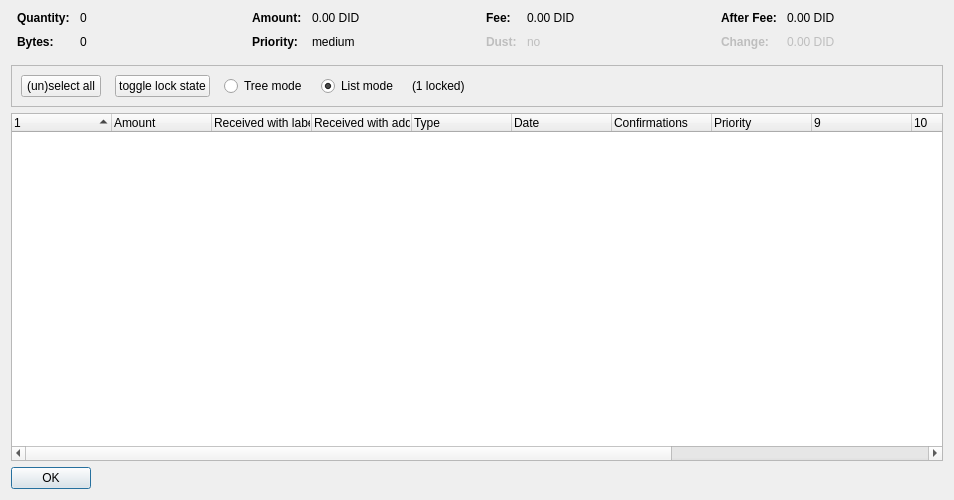
<?xml version="1.0" encoding="UTF-8"?>
<ui version="4.0">
 <class>CoinControlDialog</class>
 <widget class="QDialog" name="CoinControlDialog">
  <property name="geometry">
   <rect>
    <x>0</x>
    <y>0</y>
    <width>954</width>
    <height>500</height>
   </rect>
  </property>
  <property name="windowTitle">
   <string>Coin Selection</string>
  </property>
  <layout class="QVBoxLayout" name="verticalLayout">
   <item>
    <layout class="QHBoxLayout" name="horizontalLayoutTop" stretch="0,0,0,0">
     <property name="topMargin">
      <number>0</number>
     </property>
     <property name="bottomMargin">
      <number>10</number>
     </property>
     <item>
      <layout class="QFormLayout" name="formLayoutCoinControl1">
       <property name="horizontalSpacing">
        <number>10</number>
       </property>
       <property name="verticalSpacing">
        <number>10</number>
       </property>
       <property name="leftMargin">
        <number>6</number>
       </property>
       <property name="rightMargin">
        <number>6</number>
       </property>
       <item row="0" column="0">
        <widget class="QLabel" name="labelCoinControlQuantityText">
         <property name="font">
          <font>
           <weight>75</weight>
           <bold>true</bold>
          </font>
         </property>
         <property name="text">
          <string>Quantity:</string>
         </property>
        </widget>
       </item>
       <item row="0" column="1">
        <widget class="QLabel" name="labelCoinControlQuantity">
         <property name="cursor">
          <cursorShape>IBeamCursor</cursorShape>
         </property>
         <property name="contextMenuPolicy">
          <enum>Qt::ActionsContextMenu</enum>
         </property>
         <property name="text">
          <string notr="true">0</string>
         </property>
         <property name="textInteractionFlags">
          <set>Qt::LinksAccessibleByMouse|Qt::TextSelectableByKeyboard|Qt::TextSelectableByMouse</set>
         </property>
        </widget>
       </item>
       <item row="1" column="0">
        <widget class="QLabel" name="labelCoinControlBytesText">
         <property name="font">
          <font>
           <weight>75</weight>
           <bold>true</bold>
          </font>
         </property>
         <property name="text">
          <string>Bytes:</string>
         </property>
        </widget>
       </item>
       <item row="1" column="1">
        <widget class="QLabel" name="labelCoinControlBytes">
         <property name="cursor">
          <cursorShape>IBeamCursor</cursorShape>
         </property>
         <property name="contextMenuPolicy">
          <enum>Qt::ActionsContextMenu</enum>
         </property>
         <property name="text">
          <string notr="true">0</string>
         </property>
         <property name="textInteractionFlags">
          <set>Qt::LinksAccessibleByMouse|Qt::TextSelectableByKeyboard|Qt::TextSelectableByMouse</set>
         </property>
        </widget>
       </item>
      </layout>
     </item>
     <item>
      <layout class="QFormLayout" name="formLayoutCoinControl2">
       <property name="horizontalSpacing">
        <number>10</number>
       </property>
       <property name="verticalSpacing">
        <number>10</number>
       </property>
       <property name="leftMargin">
        <number>6</number>
       </property>
       <property name="rightMargin">
        <number>6</number>
       </property>
       <item row="0" column="0">
        <widget class="QLabel" name="labelCoinControlAmountText">
         <property name="font">
          <font>
           <weight>75</weight>
           <bold>true</bold>
          </font>
         </property>
         <property name="text">
          <string>Amount:</string>
         </property>
        </widget>
       </item>
       <item row="0" column="1">
        <widget class="QLabel" name="labelCoinControlAmount">
         <property name="cursor">
          <cursorShape>IBeamCursor</cursorShape>
         </property>
         <property name="contextMenuPolicy">
          <enum>Qt::ActionsContextMenu</enum>
         </property>
         <property name="text">
          <string notr="true">0.00 DID</string>
         </property>
         <property name="textInteractionFlags">
          <set>Qt::LinksAccessibleByMouse|Qt::TextSelectableByKeyboard|Qt::TextSelectableByMouse</set>
         </property>
        </widget>
       </item>
       <item row="1" column="0">
        <widget class="QLabel" name="labelCoinControlPriorityText">
         <property name="font">
          <font>
           <weight>75</weight>
           <bold>true</bold>
          </font>
         </property>
         <property name="text">
          <string>Priority:</string>
         </property>
        </widget>
       </item>
       <item row="1" column="1">
        <widget class="QLabel" name="labelCoinControlPriority">
         <property name="cursor">
          <cursorShape>IBeamCursor</cursorShape>
         </property>
         <property name="contextMenuPolicy">
          <enum>Qt::ActionsContextMenu</enum>
         </property>
         <property name="text">
          <string>medium</string>
         </property>
         <property name="textInteractionFlags">
          <set>Qt::LinksAccessibleByMouse|Qt::TextSelectableByKeyboard|Qt::TextSelectableByMouse</set>
         </property>
        </widget>
       </item>
      </layout>
     </item>
     <item>
      <layout class="QFormLayout" name="formLayoutCoinControl3">
       <property name="horizontalSpacing">
        <number>10</number>
       </property>
       <property name="verticalSpacing">
        <number>10</number>
       </property>
       <property name="leftMargin">
        <number>6</number>
       </property>
       <property name="rightMargin">
        <number>6</number>
       </property>
       <item row="0" column="0">
        <widget class="QLabel" name="labelCoinControlFeeText">
         <property name="font">
          <font>
           <weight>75</weight>
           <bold>true</bold>
          </font>
         </property>
         <property name="text">
          <string>Fee:</string>
         </property>
        </widget>
       </item>
       <item row="0" column="1">
        <widget class="QLabel" name="labelCoinControlFee">
         <property name="cursor">
          <cursorShape>IBeamCursor</cursorShape>
         </property>
         <property name="contextMenuPolicy">
          <enum>Qt::ActionsContextMenu</enum>
         </property>
         <property name="text">
          <string notr="true">0.00 DID</string>
         </property>
         <property name="textInteractionFlags">
          <set>Qt::LinksAccessibleByMouse|Qt::TextSelectableByKeyboard|Qt::TextSelectableByMouse</set>
         </property>
        </widget>
       </item>
       <item row="1" column="0">
        <widget class="QLabel" name="labelCoinControlLowOutputText">
         <property name="enabled">
          <bool>false</bool>
         </property>
         <property name="font">
          <font>
           <weight>75</weight>
           <bold>true</bold>
          </font>
         </property>
         <property name="text">
          <string>Dust:</string>
         </property>
        </widget>
       </item>
       <item row="1" column="1">
        <widget class="QLabel" name="labelCoinControlLowOutput">
         <property name="enabled">
          <bool>false</bool>
         </property>
         <property name="cursor">
          <cursorShape>IBeamCursor</cursorShape>
         </property>
         <property name="contextMenuPolicy">
          <enum>Qt::ActionsContextMenu</enum>
         </property>
         <property name="text">
          <string>no</string>
         </property>
         <property name="textInteractionFlags">
          <set>Qt::LinksAccessibleByMouse|Qt::TextSelectableByKeyboard|Qt::TextSelectableByMouse</set>
         </property>
        </widget>
       </item>
      </layout>
     </item>
     <item>
      <layout class="QFormLayout" name="formLayoutCoinControl4">
       <property name="horizontalSpacing">
        <number>10</number>
       </property>
       <property name="verticalSpacing">
        <number>10</number>
       </property>
       <property name="leftMargin">
        <number>6</number>
       </property>
       <property name="rightMargin">
        <number>6</number>
       </property>
       <item row="0" column="0">
        <widget class="QLabel" name="labelCoinControlAfterFeeText">
         <property name="font">
          <font>
           <weight>75</weight>
           <bold>true</bold>
          </font>
         </property>
         <property name="text">
          <string>After Fee:</string>
         </property>
        </widget>
       </item>
       <item row="0" column="1">
        <widget class="QLabel" name="labelCoinControlAfterFee">
         <property name="cursor">
          <cursorShape>IBeamCursor</cursorShape>
         </property>
         <property name="contextMenuPolicy">
          <enum>Qt::ActionsContextMenu</enum>
         </property>
         <property name="text">
          <string notr="true">0.00 DID</string>
         </property>
         <property name="textInteractionFlags">
          <set>Qt::LinksAccessibleByMouse|Qt::TextSelectableByKeyboard|Qt::TextSelectableByMouse</set>
         </property>
        </widget>
       </item>
       <item row="1" column="0">
        <widget class="QLabel" name="labelCoinControlChangeText">
         <property name="enabled">
          <bool>false</bool>
         </property>
         <property name="font">
          <font>
           <weight>75</weight>
           <bold>true</bold>
          </font>
         </property>
         <property name="text">
          <string>Change:</string>
         </property>
        </widget>
       </item>
       <item row="1" column="1">
        <widget class="QLabel" name="labelCoinControlChange">
         <property name="enabled">
          <bool>false</bool>
         </property>
         <property name="cursor">
          <cursorShape>IBeamCursor</cursorShape>
         </property>
         <property name="contextMenuPolicy">
          <enum>Qt::ActionsContextMenu</enum>
         </property>
         <property name="text">
          <string notr="true">0.00 DID</string>
         </property>
         <property name="textInteractionFlags">
          <set>Qt::LinksAccessibleByMouse|Qt::TextSelectableByKeyboard|Qt::TextSelectableByMouse</set>
         </property>
        </widget>
       </item>
      </layout>
     </item>
    </layout>
   </item>
   <item>
    <widget class="QFrame" name="frame">
     <property name="minimumSize">
      <size>
       <width>0</width>
       <height>40</height>
      </size>
     </property>
     <property name="frameShape">
      <enum>QFrame::StyledPanel</enum>
     </property>
     <property name="frameShadow">
      <enum>QFrame::Sunken</enum>
     </property>
     <layout class="QHBoxLayout" name="horizontalLayout">
      <item>
       <layout class="QHBoxLayout" name="horizontalLayoutPanel" stretch="0,0,0,0,0,0">
        <property name="spacing">
         <number>14</number>
        </property>
        <item>
         <widget class="QPushButton" name="pushButtonSelectAll">
          <property name="sizePolicy">
           <sizepolicy hsizetype="Maximum" vsizetype="Fixed">
            <horstretch>0</horstretch>
            <verstretch>0</verstretch>
           </sizepolicy>
          </property>
          <property name="text">
           <string>(un)select all</string>
          </property>
          <property name="autoDefault">
           <bool>false</bool>
          </property>
         </widget>
        </item>
        <item>
         <widget class="QPushButton" name="pushButtonToggleLock">
          <property name="sizePolicy">
           <sizepolicy hsizetype="Maximum" vsizetype="Fixed">
            <horstretch>0</horstretch>
            <verstretch>0</verstretch>
           </sizepolicy>
          </property>
          <property name="text">
           <string>toggle lock state</string>
          </property>
          <property name="autoDefault">
           <bool>false</bool>
          </property>
         </widget>
        </item>
        <item>
         <widget class="QRadioButton" name="radioTreeMode">
          <property name="sizePolicy">
           <sizepolicy hsizetype="Maximum" vsizetype="Fixed">
            <horstretch>0</horstretch>
            <verstretch>0</verstretch>
           </sizepolicy>
          </property>
          <property name="text">
           <string>Tree mode</string>
          </property>
         </widget>
        </item>
        <item>
         <widget class="QRadioButton" name="radioListMode">
          <property name="sizePolicy">
           <sizepolicy hsizetype="Maximum" vsizetype="Fixed">
            <horstretch>0</horstretch>
            <verstretch>0</verstretch>
           </sizepolicy>
          </property>
          <property name="text">
           <string>List mode</string>
          </property>
          <property name="checked">
           <bool>true</bool>
          </property>
         </widget>
        </item>
        <item>
         <widget class="QLabel" name="labelLocked">
          <property name="text">
           <string>(1 locked)</string>
          </property>
         </widget>
        </item>
        <item>
         <spacer name="horizontalSpacer">
          <property name="orientation">
           <enum>Qt::Horizontal</enum>
          </property>
          <property name="sizeHint" stdset="0">
           <size>
            <width>40</width>
            <height>20</height>
           </size>
          </property>
         </spacer>
        </item>
       </layout>
      </item>
     </layout>
    </widget>
   </item>
   <item>
    <widget class="CoinControlTreeWidget" name="treeWidget">
     <property name="contextMenuPolicy">
      <enum>Qt::CustomContextMenu</enum>
     </property>
     <property name="sortingEnabled">
      <bool>false</bool>
     </property>
     <property name="columnCount">
      <number>13</number>
     </property>
     <attribute name="headerShowSortIndicator" stdset="0">
      <bool>true</bool>
     </attribute>
     <attribute name="headerStretchLastSection">
      <bool>false</bool>
     </attribute>
     <column>
      <property name="text">
       <string/>
      </property>
     </column>
     <column>
      <property name="text">
       <string>Amount</string>
      </property>
     </column>
     <column>
      <property name="text">
       <string>Received with label</string>
      </property>
     </column>
     <column>
      <property name="text">
       <string>Received with address</string>
      </property>
     </column>
     <column>
      <property name="text">
       <string>Type</string>
      </property>
     </column>
     <column>
      <property name="text">
       <string>Date</string>
      </property>
     </column>
     <column>
      <property name="text">
       <string>Confirmations</string>
      </property>
      <property name="toolTip">
       <string>Confirmed</string>
      </property>
     </column>
     <column>
      <property name="text">
       <string>Priority</string>
      </property>
     </column>
     <column>
      <property name="text">
       <string/>
      </property>
     </column>
     <column>
      <property name="text">
       <string/>
      </property>
     </column>
     <column>
      <property name="text">
       <string/>
      </property>
     </column>
     <column>
      <property name="text">
       <string/>
      </property>
     </column>
     <column>
      <property name="text">
       <string/>
      </property>
     </column>
    </widget>
   </item>
   <item>
    <widget class="QDialogButtonBox" name="buttonBox">
     <property name="sizePolicy">
      <sizepolicy hsizetype="Maximum" vsizetype="Fixed">
       <horstretch>0</horstretch>
       <verstretch>0</verstretch>
      </sizepolicy>
     </property>
     <property name="orientation">
      <enum>Qt::Horizontal</enum>
     </property>
     <property name="standardButtons">
      <set>QDialogButtonBox::Ok</set>
     </property>
    </widget>
   </item>
  </layout>
 </widget>
 <customwidgets>
  <customwidget>
   <class>CoinControlTreeWidget</class>
   <extends>QTreeWidget</extends>
   <header>coincontroltreewidget.h</header>
  </customwidget>
 </customwidgets>
 <resources/>
 <connections/>
</ui>
